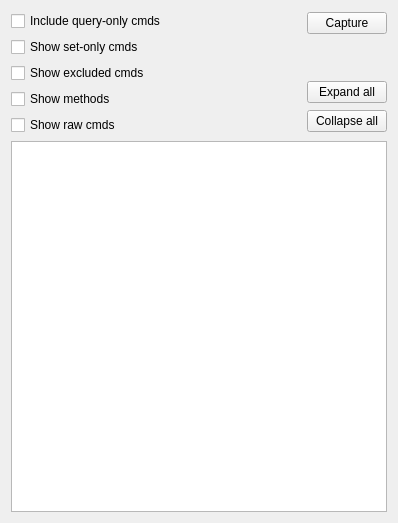
<?xml version="1.0" encoding="UTF-8"?>
<ui version="4.0">
 <class>CommandCaptureWidget</class>
 <widget class="QWidget" name="CommandCaptureWidget">
  <property name="geometry">
   <rect>
    <x>0</x>
    <y>0</y>
    <width>398</width>
    <height>523</height>
   </rect>
  </property>
  <property name="windowTitle">
   <string>Form</string>
  </property>
  <layout class="QVBoxLayout" name="verticalLayout_3">
   <item>
    <layout class="QHBoxLayout" name="horizontalLayout">
     <item>
      <layout class="QVBoxLayout" name="verticalLayout">
       <item>
        <widget class="QCheckBox" name="query_only_checkbox">
         <property name="text">
          <string>Include query-only cmds</string>
         </property>
        </widget>
       </item>
       <item>
        <widget class="QCheckBox" name="set_only_checkbox">
         <property name="text">
          <string>Show set-only cmds</string>
         </property>
        </widget>
       </item>
       <item>
        <widget class="QCheckBox" name="excluded_checkbox">
         <property name="text">
          <string>Show excluded cmds</string>
         </property>
        </widget>
       </item>
       <item>
        <widget class="QCheckBox" name="method_checkbox">
         <property name="text">
          <string>Show methods</string>
         </property>
        </widget>
       </item>
       <item>
        <widget class="QCheckBox" name="raw_command_checkbox">
         <property name="text">
          <string>Show raw cmds</string>
         </property>
        </widget>
       </item>
      </layout>
     </item>
     <item>
      <spacer name="horizontalSpacer">
       <property name="orientation">
        <enum>Qt::Horizontal</enum>
       </property>
       <property name="sizeHint" stdset="0">
        <size>
         <width>40</width>
         <height>20</height>
        </size>
       </property>
      </spacer>
     </item>
     <item>
      <layout class="QVBoxLayout" name="verticalLayout_2">
       <item>
        <widget class="QPushButton" name="capture_button">
         <property name="text">
          <string>Capture</string>
         </property>
        </widget>
       </item>
       <item>
        <spacer name="verticalSpacer">
         <property name="orientation">
          <enum>Qt::Vertical</enum>
         </property>
         <property name="sizeType">
          <enum>QSizePolicy::Minimum</enum>
         </property>
         <property name="sizeHint" stdset="0">
          <size>
           <width>20</width>
           <height>40</height>
          </size>
         </property>
        </spacer>
       </item>
       <item>
        <widget class="QPushButton" name="expand_button">
         <property name="text">
          <string>Expand all</string>
         </property>
        </widget>
       </item>
       <item>
        <widget class="QPushButton" name="collapse_button">
         <property name="text">
          <string>Collapse all</string>
         </property>
        </widget>
       </item>
      </layout>
     </item>
    </layout>
   </item>
   <item>
    <widget class="QTreeView" name="tree_view"/>
   </item>
  </layout>
 </widget>
 <resources/>
 <connections/>
</ui>
